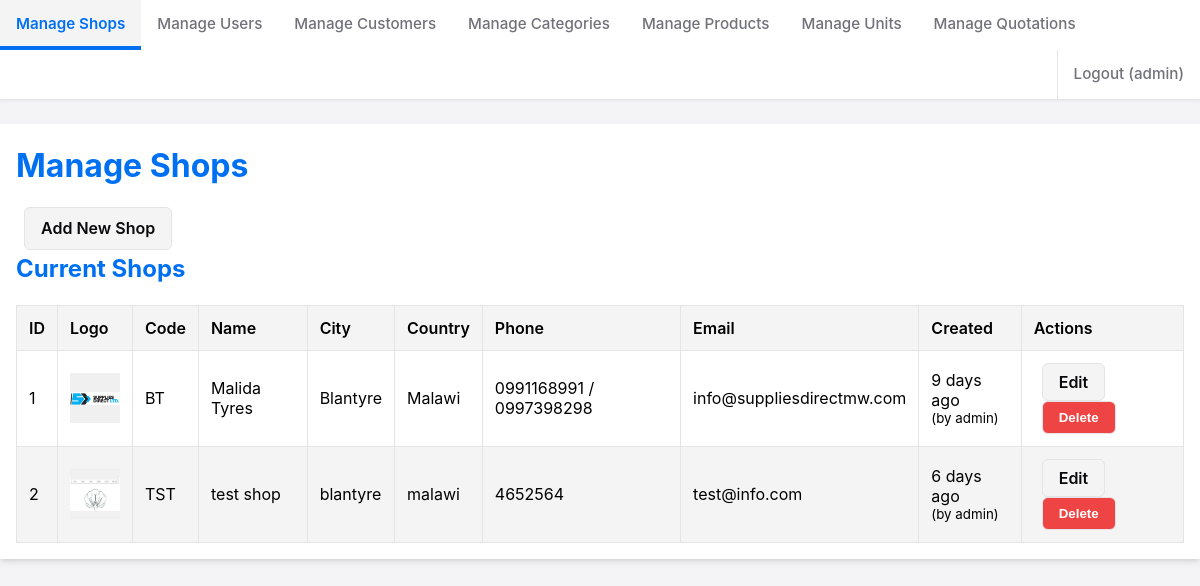
The page /admin/admin_shops.php (signed in) on the database its author committed.
### tables this page shows
CREATE TABLE IF NOT EXISTS `shops` (
  `id` int NOT NULL AUTO_INCREMENT,
  `shop_code` varchar(10) DEFAULT NULL,
  `name` varchar(255) DEFAULT NULL,
  `address_line1` varchar(255) DEFAULT NULL,
  `address_line2` varchar(255) DEFAULT NULL,
  `city` varchar(100) DEFAULT NULL,
  `country` varchar(100) DEFAULT NULL,
  `phone` varchar(100) DEFAULT NULL,
  `email` varchar(255) DEFAULT NULL,
  `logo_path` varchar(255) DEFAULT NULL,
  `tpin_no` varchar(50) DEFAULT NULL,
  `created_at` timestamp NULL DEFAULT CURRENT_TIMESTAMP,
  `updated_at` timestamp NULL DEFAULT CURRENT_TIMESTAMP ON UPDATE CURRENT_TIMESTAMP,
  `created_by_user_id` int NOT NULL,
  `updated_by_user_id` int DEFAULT NULL,
  PRIMARY KEY (`id`),
  UNIQUE KEY `shop_code` (`shop_code`),
  KEY `created_by_user_id` (`created_by_user_id`),
  KEY `updated_by_user_id` (`updated_by_user_id`)
);

CREATE TABLE IF NOT EXISTS `users` (
  `id` int NOT NULL AUTO_INCREMENT,
  `username` varchar(50) NOT NULL,
  `password_hash` varchar(255) NOT NULL,
  `full_name` varchar(100) DEFAULT NULL,
  `email` varchar(191) NOT NULL,
  `role` enum('admin','manager','staff','supervisor','viewer') DEFAULT 'staff',
  `is_active` tinyint(1) DEFAULT '1',
  `last_login_at` timestamp NULL DEFAULT NULL,
  `created_at` timestamp NULL DEFAULT CURRENT_TIMESTAMP,
  `updated_at` timestamp NULL DEFAULT CURRENT_TIMESTAMP ON UPDATE CURRENT_TIMESTAMP,
  PRIMARY KEY (`id`),
  UNIQUE KEY `username` (`username`),
  UNIQUE KEY `email` (`email`)
);

### includes/db_connect.php (called while the page is built, shortened)
<?php
class DatabaseConfig {
    public static function executeQuery(PDO $pdo, string $query, array $params = []): PDOStatement {
        try {
            $stmt = $pdo->prepare($query);
            $stmt->execute($params);
            return $stmt;
        } catch (PDOException $e) {
            self::logQueryError($query, $params, $e);
            throw $e;
        }
    }
}

### admin/admin_shops.php (the view, shortened to what this page needs)
<?php
require_once __DIR__ . '/../includes/time_formating_helper.php';
require_once __DIR__ . '/../includes/db_connect.php';
$allowed_manage_roles = ['admin', 'manager', 'supervisor'];
$can_manage = isset($_SESSION['user_id']) && in_array($_SESSION['user_role'], $allowed_manage_roles);
$pdo = null;
$action = $_GET['action'] ?? 'list';
function esc(string $string): string {
    return htmlspecialchars($string, ENT_QUOTES, 'UTF-8');
}
try {
    $pdo = DatabaseConfig::getConnection();
    $shops = [];
    if ($action === 'list') {
        $sql = "SELECT s.*, uc.username as creator_username, uu.username as updater_username
                FROM shops s
                LEFT JOIN users uc ON s.created_by_user_id = uc.id
                LEFT JOIN users uu ON s.updated_by_user_id = uu.id
                ORDER BY s.name ASC";
        $stmt = DatabaseConfig::executeQuery($pdo, $sql);
        $shops = $stmt->fetchAll();
    } elseif (($action === 'add' || $action === 'edit') && !$can_manage) {
        $_SESSION['feedback_message'] = "Access denied.";
        $_SESSION['feedback_type'] = 'error';
        header('Location: admin_shops.php');
        exit;
    }
} catch (PDOException $e) {
    $feedback_message = "Database error: " . esc($e->getMessage());
    $feedback_type = 'error';
    $action = 'list';
} catch (Exception $e) {
    $feedback_message = "An error occurred: " . esc($e->getMessage());
    $feedback_type = 'error';
    $action = 'list';
} finally {
    DatabaseConfig::closeConnection($pdo);
}
require_once __DIR__ . '/../includes/nav.php';
?>
<!DOCTYPE html>
<html lang="en">
<head>
    <link rel="stylesheet" href="../css/admin.css">
</head>
<body>
    <div class="container">
        <?php require_once __DIR__ . '/../includes/nav.php';  ?>
        <h1>Manage Shops</h1>
        <?php if ($action === 'list'): ?>
            <?php if ($can_manage): ?>
                <a href="admin_shops.php?action=add" class="button-link">Add New Shop</a>
            <?php endif; ?>
            <h2>Current Shops</h2>
            <div style="overflow-x: auto;">
            <table>
                <thead>
                    <tr>
                        <th>ID</th>
                        <th>Logo</th>
                        <th>Code</th>
                        <th>Name</th>
                        <th>City</th>
                        <th>Country</th>
                        <th>Phone</th>
                        <th>Email</th>
                        <th>Created</th>
                        <?php if ($can_manage): ?>
                           <th>Actions</th>
                        <?php endif; ?>
                    </tr>
                </thead>
                <tbody>
                    <?php if (empty($shops)): ?>
                        <tr>
                             <td colspan="<?php echo $can_manage ? 10 : 9; ?>">No shops found.</td>
                        </tr>
                    <?php else: ?>
                        <?php foreach ($shops as $shop): ?>
                        <tr>
                            <td><?php echo (int)$shop['id']; ?></td>
                            <td>
                                <?php if (!empty($shop['logo_path'])): ?>
                                    <img src="<?php echo esc($shop['logo_path']); ?>" alt="<?php echo esc($shop['name']); ?> Logo" style="width: 50px; height: 50px; object-fit: contain; background-color:#f0f0f0;">
                                <?php else: ?>
                                    N/A
                                <?php endif; ?>
                            </td>
                            <td><?php echo esc($shop['shop_code']); ?></td>
                            <td><?php echo esc($shop['name']); ?></td>
                            <td><?php echo esc($shop['city'] ?? 'N/A'); ?></td>
                            <td><?php echo esc($shop['country'] ?? 'N/A'); ?></td>
                            <td><?php echo esc($shop['phone'] ?? 'N/A'); ?></td>
                            <td><?php echo esc($shop['email'] ?? 'N/A'); ?></td>
                            <td>
                                <?php echo formatRelativeTime($shop['created_at']); ?>
                                <small><br>(by <?php echo esc($shop['creator_username'] ?? 'System'); ?>)</small>
                            </td>
                           <?php if ($can_manage): ?>
                               <td class="actions">
                                   <a href="admin_shops.php?action=edit&id=<?php echo (int)$shop['id']; ?>" class="button-link edit">Edit</a>
                                   <button type="button" onclick="confirmDelete(<?php echo (int)$shop['id']; ?>, '<?php echo esc(addslashes($shop['name'])); ?>')" class="button-link delete">Delete</button>
                               </td>
                           <?php endif; ?>
                        </tr>
                        <?php endforeach; ?>
                    <?php endif; ?>
                </tbody>
            </table>
            </div>
        <?php endif; ?>
    </div>
</body>
</html>

### includes/time_formating_helper.php (shortened to what this page needs)
<?php
function formatRelativeTime($timestamp) {
    $now = new DateTime();
    $past = new DateTime($timestamp);
    $diff = $now->diff($past);
    $exactTimestamp = date('Y-m-d H:i:s', strtotime($timestamp));
    if ($diff->y > 0) {
        $relativeTime = $diff->y . ' year' . ($diff->y > 1 ? 's' : '') . ' ago';
    } elseif ($diff->m > 0) {
        $relativeTime = $diff->m . ' month' . ($diff->m > 1 ? 's' : '') . ' ago';
    } elseif ($diff->d > 0) {
        $relativeTime = $diff->d . ' day' . ($diff->d > 1 ? 's' : '') . ' ago';
    } elseif ($diff->h > 0) {
        $relativeTime = $diff->h . ' hour' . ($diff->h > 1 ? 's' : '') . ' ago';
    } elseif ($diff->i > 0) {
        $relativeTime = $diff->i . ' minute' . ($diff->i > 1 ? 's' : '') . ' ago';
    } else {
        $relativeTime = 'Just now';
    }
    return "<span class='timestamp' title='Exact time'>{$relativeTime}<span class='tooltip'>{$exactTimestamp}</span></span>";
}
?>

### css/admin.css (style rules this page uses)
:root { --background: #ffffff; --foreground: #000000; --card: #ffffff; --card-foreground: #000000; --popover: #ffffff; --popover-foreground: #000000; --primary: #0070f3; --primary-foreground: #ffffff; --secondary: #f4f4f5; --secondary-foreground: #09090b; --muted: #f4f4f5; --muted-foreground: #71717a; --accent: #f4f4f5; --accent-foreground: #09090b; --destructive: #ef4444; --destructive-foreground: #ffffff; --border: #e4e4e7; --input: #e4e4e7; --ring: #0070f3; --role-admin: #ef4444; --role-manager: #10b981; --role-supervisor: #3b82f6; --role-staff: #8b5cf6; --role-viewer: #6b7280; }
* { box-sizing: border-box; margin: 0; padding: 0; }
body { font-family: -apple-system, BlinkMacSystemFont, "Segoe UI", Roboto, Oxygen-Sans, Ubuntu, Cantarell, "Helvetica Neue", sans-serif; line-height: 1.6; color: var(--foreground); background-color: #f4f4f7; }
.container { max-width: 1200px; margin: 0 auto; padding: 1rem; background-color: var(--background); box-shadow: 0 4px 6px -1px rgba(0, 0, 0, 0.1), 0 2px 4px -1px rgba(0, 0, 0, 0.06); }
h1, h2 { margin-bottom: 1rem; color: var(--primary); }
button, .button-link { display: inline-block; padding: 0.5rem 1rem; border-radius: 0.375rem; text-decoration: none; cursor: pointer; font-weight: 600; transition: all 0.2s ease; }
button { background-color: var(--primary); color: var(--primary-foreground); border: none; }
.button-link { background-color: var(--secondary); color: var(--secondary-foreground); border: 1px solid var(--border); margin-left: 0.5rem; }
.button-link.edit { background-color: var(--accent); color: var(--accent-foreground); }
.button-link.delete { background-color: var(--destructive); color: var(--destructive-foreground); }
table { width: 100%; border-collapse: collapse; background-color: var(--card); box-shadow: 0 4px 6px -1px rgba(0, 0, 0, 0.1), 0 2px 4px -1px rgba(0, 0, 0, 0.06); }
table th, table td { border: 1px solid var(--border); padding: 0.75rem; text-align: left; }
table th { background-color: var(--muted); font-weight: 600; }
table tr:nth-child(even) { background-color: var(--accent); }
.timestamp { position: relative; cursor: help; }

### rows shown on the page
shops: id "1", logo_path (picture), shop_code "BT", name "Malida Tyres", city "Blantyre", country "Malawi", phone "0991168991 / 0997398298", email "info@suppliesdirectmw.com", created_at "9 days ago", users.username "admin"
shops: id "2", logo_path (picture), shop_code "TST", name "test shop", city "blantyre", country "malawi", phone "4652564", email "test@info.com", created_at "6 days ago", users.username "admin"

### other values the page prints
esc_nav($_SESSION['username']) "admin"
